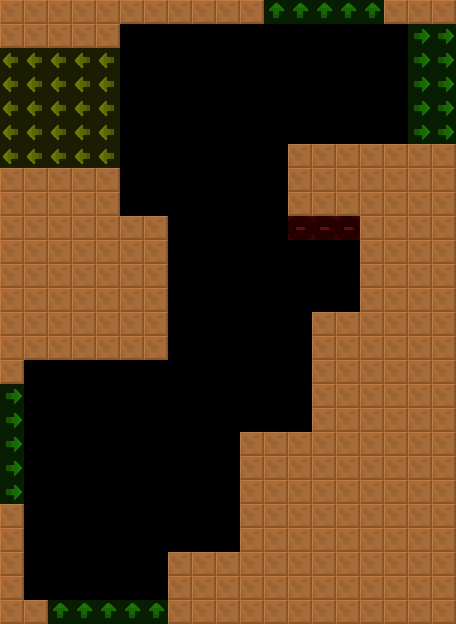

The image is a tile-based game level rendered from a .tmx file. Its description and source (layers, tilesets, objects; grid data summarised) follow:
An orthogonal 19x26 tile map with 24x24 px tiles, 2 tile layers (col, lnk), 2 tilesets and 6 objects (5x Spikes, RotatingBall).

<map version="1.4" tiledversion="1.4.2" orientation="orthogonal" renderorder="right-down" width="19" height="26" tilewidth="24" tileheight="24" infinite="0" nextlayerid="4" nextobjectid="8">
 <tileset firstgid="6" source="../../lnk.tsx" />
 <tileset firstgid="1" source="../../col.tsx" />
 <layer id="1" name="col" width="19" height="26">
  <data>[494 cells, 226 non-empty, 1 distinct tile ids]</data>
 </layer>
 <layer id="2" name="lnk" width="19" height="26" opacity="0.5">
  <data>[494 cells, 53 non-empty, 4 distinct tile ids]</data>
 </layer>
 <objectgroup id="3" name="markers" opacity="0.5">
  <object id="1" name="Spikes" type="Spikes" x="336" y="120" width="72" height="24">
   <properties>
    <property name="yr" value="0" />
    <property name="xr" value="0" />
   </properties>
  </object>
  <object id="2" name="RotatingBall" type="RotatingBall" x="144" y="216" width="24" height="24">
   <properties>
    <property name="yr" value="0" />
    <property name="xr" value="0" />
   </properties>
  </object>
  <object id="3" name="Spikes" type="Spikes" x="288" y="216" width="72" height="24">
   <properties>
    <property name="yr" value="0" />
    <property name="xr" value="0" />
   </properties>
  </object>
  <object id="4" name="Spikes" type="Spikes" x="168" y="288" width="24" height="72">
   <properties>
    <property name="yr" value="0" />
    <property name="xr" value="0" />
   </properties>
  </object>
  <object id="5" name="Spikes" type="Spikes" x="288" y="360" width="24" height="72">
   <properties>
    <property name="yr" value="0" />
    <property name="xr" value="0" />
   </properties>
  </object>
  <object id="6" name="Spikes" type="Spikes" x="216" y="480" width="24" height="72">
   <properties>
    <property name="yr" value="0" />
    <property name="xr" value="0" />
   </properties>
  </object>
 </objectgroup>
</map>
